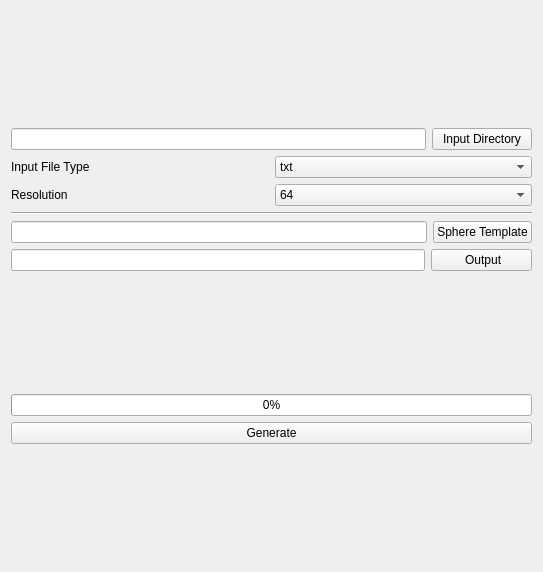
<?xml version="1.0" encoding="UTF-8"?>
<ui version="4.0">
 <class>GeometryImage</class>
 <widget class="qMRMLWidget" name="GeometryImage">
  <property name="geometry">
   <rect>
    <x>0</x>
    <y>0</y>
    <width>543</width>
    <height>572</height>
   </rect>
  </property>
  <layout class="QVBoxLayout" name="verticalLayout">
   <item>
    <spacer name="verticalSpacer_3">
     <property name="orientation">
      <enum>Qt::Vertical</enum>
     </property>
     <property name="sizeHint" stdset="0">
      <size>
       <width>20</width>
       <height>40</height>
      </size>
     </property>
    </spacer>
   </item>
   <item>
    <layout class="QHBoxLayout" name="horizontalLayout">
     <item>
      <widget class="QLineEdit" name="InputLineEdit"/>
     </item>
     <item>
      <widget class="QPushButton" name="InputPushButton">
       <property name="text">
        <string>  Input Directory  </string>
       </property>
      </widget>
     </item>
    </layout>
   </item>
   <item>
    <layout class="QHBoxLayout" name="horizontalLayout_5">
     <item>
      <widget class="QLabel" name="label">
       <property name="text">
        <string>Input File Type</string>
       </property>
      </widget>
     </item>
     <item>
      <widget class="QComboBox" name="FileTypeCombo">
       <property name="editable">
        <bool>false</bool>
       </property>
       <item>
        <property name="text">
         <string>txt</string>
        </property>
       </item>
       <item>
        <property name="text">
         <string>vtk</string>
        </property>
       </item>
      </widget>
     </item>
    </layout>
   </item>
      <item>
    <layout class="QHBoxLayout" name="horizontalLayout_6">
     <item>
      <widget class="QLabel" name="resolutionLabel">
       <property name="text">
        <string>Resolution</string>
       </property>
      </widget>
     </item>
     <item>
      <widget class="QComboBox" name="ResolutionCombo">
       <property name="editable">
        <bool>false</bool>
       </property>
       <item>
        <property name="text">
         <string>64</string>
        </property>
       </item>
       <item>
        <property name="text">
         <string>128</string>
        </property>
       </item>
       <item>
        <property name="text">
         <string>256</string>
        </property>
       </item>
       <item>
        <property name="text">
         <string>512</string>
        </property>
       </item>
      </widget>
     </item>
    </layout>
   </item>
   <item>
    <widget class="Line" name="line">
     <property name="orientation">
      <enum>Qt::Horizontal</enum>
     </property>
    </widget>
   </item>
   <item>
    <layout class="QHBoxLayout" name="TemplateLayout">
     <item>
      <widget class="QLineEdit" name="TemplateLineEdit"/>
     </item>
     <item>
      <widget class="QPushButton" name="TemplatePushButton">
       <property name="text">
        <string>Sphere Template</string>
       </property>
      </widget>
     </item>
    </layout>
   </item>
   <item>
    <layout class="QHBoxLayout" name="horizontalLayout_2">
     <item>
      <widget class="QLineEdit" name="OutputLineEdit"/>
     </item>
     <item>
      <widget class="QPushButton" name="OutputPushButton">
       <property name="text">
        <string>         Output        </string>
       </property>
      </widget>
     </item>
    </layout>
   </item>
   <item>
    <spacer name="verticalSpacer_2">
     <property name="orientation">
      <enum>Qt::Vertical</enum>
     </property>
     <property name="sizeHint" stdset="0">
      <size>
       <width>20</width>
       <height>40</height>
      </size>
     </property>
    </spacer>
   </item>
   <item>
    <widget class="QProgressBar" name="progressBar">
     <property name="value">
      <number>0</number>
     </property>
    </widget>
   </item>
   <item>
    <widget class="QPushButton" name="GeneratePushButton">
     <property name="text">
      <string>Generate</string>
     </property>
    </widget>
   </item>
   <item>
    <spacer name="verticalSpacer">
     <property name="orientation">
      <enum>Qt::Vertical</enum>
     </property>
     <property name="sizeHint" stdset="0">
      <size>
       <width>20</width>
       <height>40</height>
      </size>
     </property>
    </spacer>
   </item>
  </layout>
 </widget>
 <customwidgets>
  <customwidget>
   <class>qMRMLWidget</class>
   <extends>QWidget</extends>
   <header location="global">qMRMLWidget.h</header>
   <container>1</container>
  </customwidget>
 </customwidgets>
 <resources/>
 <connections/>
</ui>
